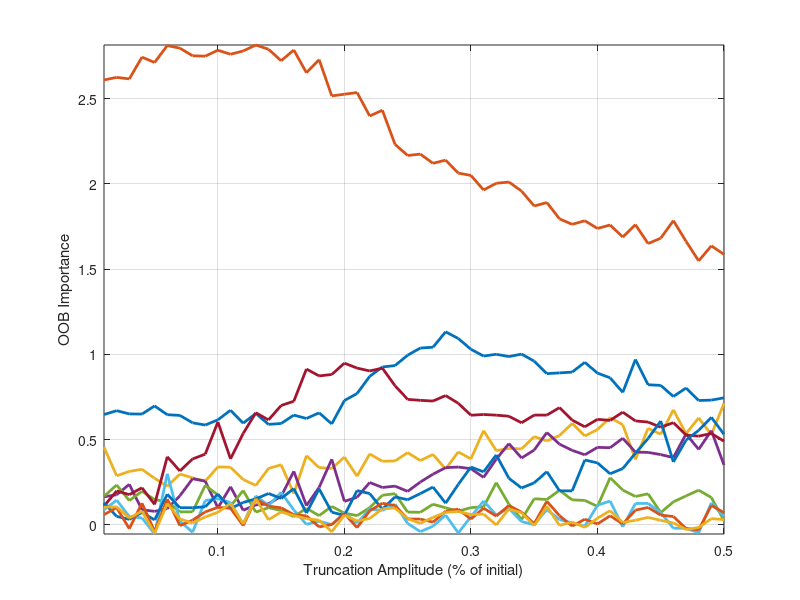

Reproduce this figure in MATLAB. (Note: this script raises an error after producing the figure.)
%% Plot feature importance vs. fraction of decay data used
clear; close all; clc;
cd C:\Users\parke\OneDrive\Documents\GitHub\Fuel-Processing\featureAnalysis\hc\trees\featureImportance\outputs\Interaction\data
load avgImpOOBMat.mat

frac = 0.01:0.01:0.5;
predictorNames = ["Amplitude","Rate","Mean","Stdev","RMS","SF","Kurtosis","Skewness","IF","CF"];


hold on
for i = 1:10
    plot(frac,avgImpOOBMat(i,:),'LineWidth',2)
end

grid on
box on
axis tight
xlabel('Truncation Amplitude (% of initial)')
ylabel('OOB Importance')
ax = gca;
ax.FontSize = 15;
lgd = legend;
lgd.Title.String = 'Predictor';
lgd.String = predictorNames;
lgd.FontSize = 15;
lgd.Location = 'eastoutside';
